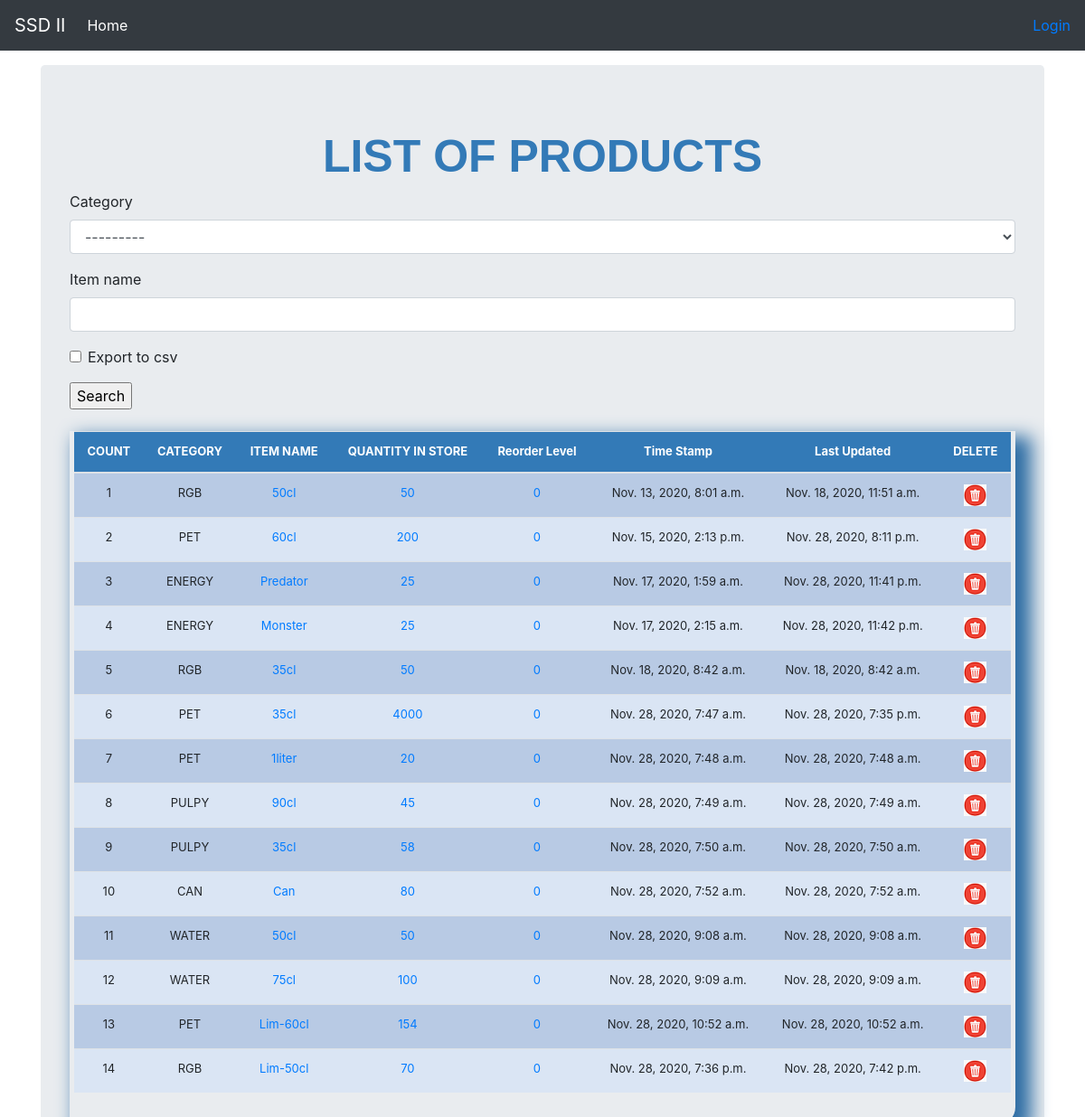
/list_items/, run on an earlier commit of the app's database.
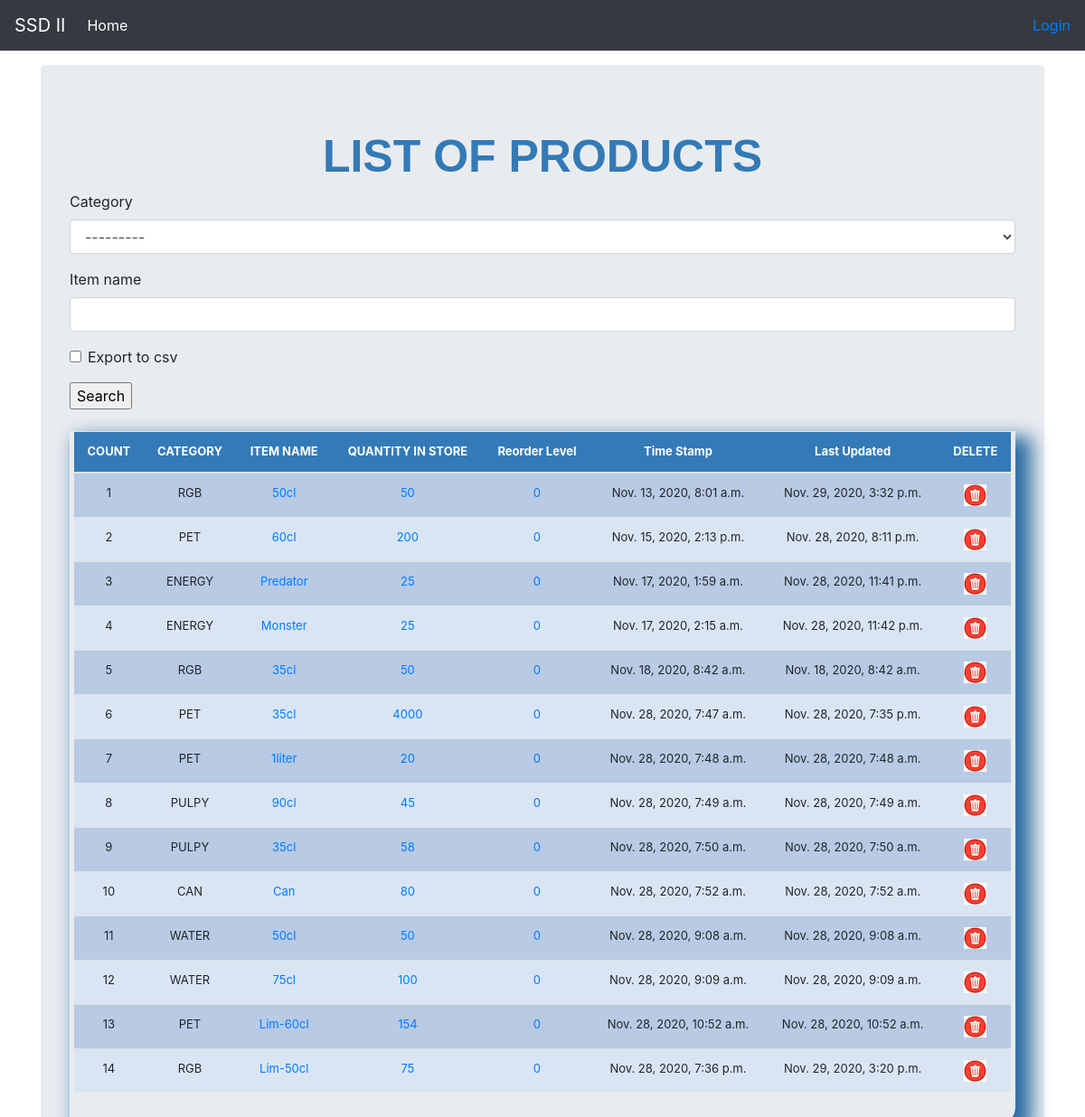
And on a later commit of the database.
### stockmgmt/models.py (models this page shows, shortened)
class Stock(models.Model):
    category = models.ForeignKey(Category, on_delete=models.CASCADE, blank=True)
    item_name = models.CharField(max_length=64, blank=True, null=True)
    quantity = models.IntegerField(default='0', blank=False, null=True)
    receive_quantity = models.IntegerField(default='0', blank=True, null=True)
    receive_by = models.CharField(max_length=64, blank=True, null=True)
    issue_quantity = models.IntegerField(default='0', blank=True, null=True)
    issue_by = models.CharField(max_length=64, blank=True, null=True)
    issue_to = models.CharField(max_length=64, blank=True, null=True)
    phone_number = models.CharField(max_length=64, blank=True, null=True)
    created_by = models.CharField(max_length=64, blank=True, null=True)
    reorder_level = models.IntegerField(default='0', blank=True, null=True)
    last_updated = models.DateTimeField(auto_now_add=False, auto_now=True)
    timestamp = models.DateTimeField(auto_now_add=True, auto_now=False)

class Category(models.Model):
	name = models.CharField(max_length=64, blank=True, null=True)
	def __str__(self):
		return self.name

### stockmgmt/views.py (the view, shortened to what this page needs)
# urls.py: path('list_items/', views.list_items, name='list_items'),
def list_items(request):
    header = "LIST OF PRODUCTS"
    form = StockSearchForm(request.POST or None)  #inputing the form search.
    queryset = Stock.objects.all()
    context = {
        "header": header,
        "queryset": queryset,
        "form": form,
    }
    return render(request, "stockmgmt/list_items.html", context)

### stockmgmt/forms.py
class StockSearchForm(forms.ModelForm):
    export_to_CSV = forms.BooleanField(required=False)
    class Meta:
        model = Stock
        fields = ['category', 'item_name']

### stockmgmt/templates/stockmgmt/list_items.html (shortened to what this page needs)
<!DOCTYPE html>
<html>
    <head>
    </head>
    <body>
    </body>
</html>
{% load static %}
{% load crispy_forms_tags %}
<!doctype html>
<html lang="en">
  <head>
<link href="{% static 'stockmgmt/css/styles.css' %}" rel="stylesheet">
<link href="{% static 'stockmgmt/css/bootstrap.min.css' %}" rel="stylesheet">
<link href="{% static 'stockmgmt/css/navbar-top-fixed.css' %}" rel="stylesheet">
    <link href="navbar-top-fixed.css" rel="stylesheet">
  </head>
  <body>
    {% include 'stockmgmt/navbar.html' %}
    <main role="main" class="container">
      <div class="jumbotron">
        <div class="header">{{header}}</div>
        <form method="POST" action="">{% csrf_token %}
            {{ form|crispy }}
             <input type="submit" value="Search"/>
        </form>
        <br>
        <div class="display_table">
            <table class="table">
                <thead>
                    <tr>
                      <th>COUNT</th>
                      <th>CATEGORY</th>
                      <th>ITEM NAME</th>
                      <th>QUANTITY IN STORE</th>
                      <th>Reorder Level</th>
                      <th>Time Stamp</th>
                      <th>Last Updated</th>
                      <th>DELETE</th>
                    </tr>
                </thead>
                {% for instance in queryset %}
                <tr>
                    <td>{{forloop.counter}}</td>
                    <td>{{instance.category}}</td>
                    <td><a href="{% url 'update_items' instance.id %}">{{instance.item_name}}</a></td>
                    <td>
                      {% if instance.quantity <= instance.reorder_level %}
                        <div style="background-color:red;">
                          <a href="{% url 'stock_detail' instance.id %}">{{ instance.quantity}}</a>
                        </div>
                      {% else %}
                        <a href="{% url 'stock_detail' instance.id %}">{{instance.quantity}}</a>
                      {% endif %}
                    </td>
                    <td><a href="{% url 'reorder_level' instance.id %}">{{instance.reorder_level}}</a></td>
                    <td>{{instance.timestamp }}</td>
                    <td>{{ instance.last_updated }}</td>
                    <td><a href="{% url 'delete_items' instance.id %}"><img src="{% static 'stockmgmt/img/delete-icon.jpg' %}"></a></td>
                  </tr>
                  {% endfor %}
            </table>
        </div>
      </div>
    </main>
   </body>
</html>

What changed in the data, as far as the page shows it:
changed Stock: last_updated "Nov. 18, 2020, 11:51 a.m." → "Nov. 29, 2020, 3:32 p.m."
changed Stock "Lim-50cl": quantity "70" → "75"; last_updated "Nov. 28, 2020, 7:42 p.m." → "Nov. 29, 2020, 3:20 p.m."
